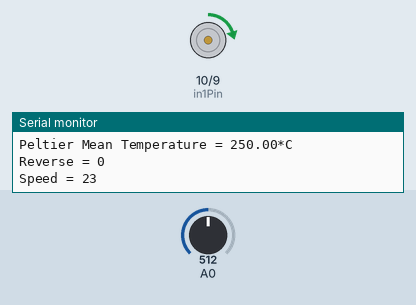
A sketch run on a simulated Arduino Uno, built with avr-gcc and run on an emulated ATmega328P. On the bench: motor-driver pin pairs drawn as motors (green arrow = first pin HIGH = forward, orange = second pin HIGH = backward, longer = more drive, scaled by the enable pin), the last lines printed to the serial monitor. The inputs (shaded band) are chosen by the test bench; at power-on: A0 = 512.

Above: at 1.2 s.
1.3 s: A0 set to 10
At 2.4 s:
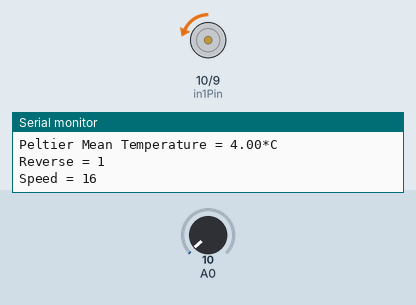
3.1 s: A0 set to 0
At 3.9 s:
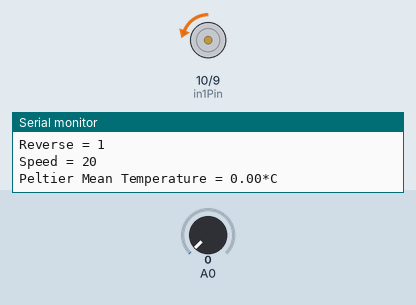
Timing chart, 0 to 6.1 s (numbered marks = the images above; inputs shaded):
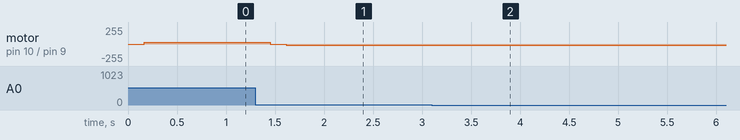

Measured:
- after the input at 1.3 s, motor on pin 10 (in1Pin) / pin 9 (in2Pin): forward 23/255 → backward 4/255 after 0.15 s, → backward 16/255 0.16 s later
- after the input at 3.1 s, motor on pin 10 (in1Pin) / pin 9 (in2Pin): backward 16/255 → backward 19/255 after 0.13 s, → backward 20/255 0.16 s later

The sketch:

pidController.ino
```cpp
//int peltier = 3; //The N-Channel MOSFET is on digital pin 3
//int peltier_level = map(power, 0, 99, 0, 255); //This is a value from 0 to 255 that actually controls the MOSFET

// Power values
//int power = 0; //Power level from 0 to 99%
//int max_power = 99; // Upper limit for power we want to send

// Input pin of the temperature sensor located on the Peltier component
int peltierTempPin = 0;

// Pins related to H-brige
int enablePin = 11;
int in1Pin = 10;
int in2Pin = 9;

// Controller values
int meanSamples = 1000; // number of temperature samples
int currentSamples = 0; // Current number of samples
float sumTemperature = 0; // Global value containing the sum of temperatures
float peltierTargetTemp = 20.0; // Target output temperature of the Peltier element

// PID values
float p = 3;
float pHot = 0.1;
float pCool = 1.0;

// Values for the current speed and reverse
boolean curReverse;
int curSpeed;

void setup() {
  Serial.begin(9600);

  pinMode(in1Pin, OUTPUT);
  pinMode(in2Pin, OUTPUT);
  pinMode(enablePin, OUTPUT);

  // Set initial values
  curReverse = 0;
  curSpeed = 0;

  //pinMode(peltier, OUTPUT);
}

// Returns the temperature at the given pin
int getTemperature(int pin) {
  float temp;

  temp = analogRead(pin);
  temp = temp * 0.48828125;

  return temp;
}

// Controls the speed (aka. voltage output) and polarity of the H-bridge
void setMotor(int speed, boolean reverse)
{
  // TODO: Make sure that the power level/speed stays between 0% and 100%

  analogWrite(enablePin, speed);
  digitalWrite(in1Pin, ! reverse);
  digitalWrite(in2Pin, reverse);
}

void loop() {
  // Get current temperature
  float peltierTemp = getTemperature(peltierTempPin);
  sumTemperature += peltierTemp;
  currentSamples++;

  // Only do something every meanSamples loop
  if (currentSamples >= meanSamples) {
    // Compute mean temperature across the latest samples
    float meanPeltierTemp = sumTemperature / meanSamples;

    Serial.print("Peltier Mean Temperature = ");
    Serial.print(meanPeltierTemp);
    Serial.print("*C");
    Serial.println();

    // Compute temperature difference
    float tempDifference = abs(peltierTargetTemp - meanPeltierTemp);

    // If the difference is higher than 0, it means that we need to COOL
    if (peltierTargetTemp - meanPeltierTemp >= 0) {
      curReverse = true; // NEEDS TO BE CHECKED DEPENDING ON PELTIER FACING
      curSpeed = tempDifference * pCool;
    }
    // Else If the difference is below than 0, it means that we need to HEAT
    else {
      curReverse = false; // NEEDS TO BE CHECKED DEPENDING ON PELTIER FACING
      curSpeed = tempDifference * pHot;
    }

    Serial.print("Reverse = ");
    Serial.print(curReverse);
    Serial.println();

    Serial.print("Speed = ");
    Serial.print(curSpeed);
    Serial.println();


    // Reset values
    currentSamples = 0;
    sumTemperature = 0;
  }

  // TODO: CLAMP curSpeed HERE

  // Now write current values to the H-bridge
  setMotor(curSpeed, curReverse);

}
```
